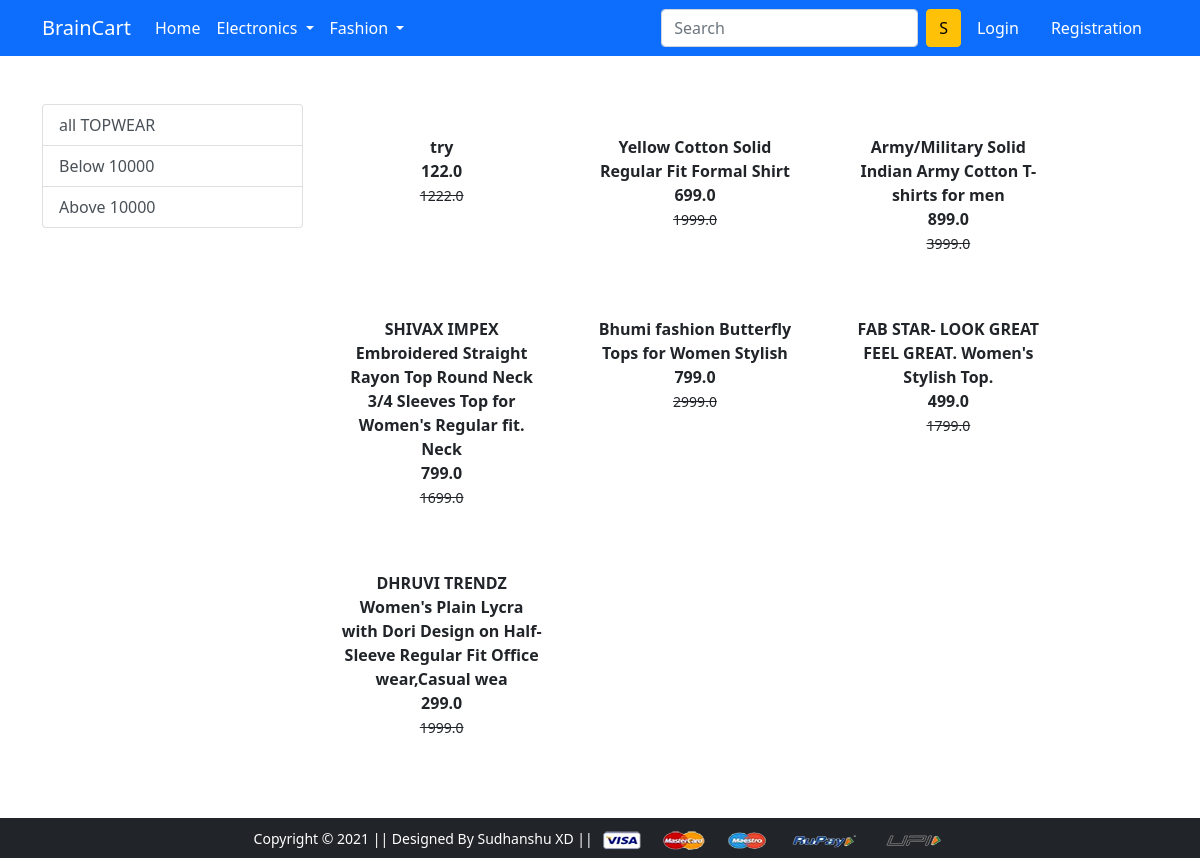
The page /TOPWEAR/ on the database its author committed.
### app/models.py (models this page shows, shortened)
class Product(models.Model):
    title = models.CharField(max_length=100)
    selling_price = models.FloatField()
    discounted_price = models.FloatField()
    description = models.TextField()
    brand = models.CharField(max_length=100)
    category = models.CharField(choices=CATEGORY_CHOICES, max_length=2)
    product_image = models.ImageField(upload_to ='productimg')

### app/views.py (the view)
# urls.py: path('TOPWEAR/', views.TOPWEAR, name='TOPWEAR'),
def TOPWEAR(request, data=None):
    if data == None:
        TOPWEARs=Product.objects.filter(category='TW')
    elif data =='below':
        TOPWEARs=Product.objects.filter(category='TW').filter(discounted_price__lt=10000)
    elif data =='above':
        TOPWEARs=Product.objects.filter(category='TW').filter(discounted_price__gt=10000)
    return render(request, 'app/TOPWEAR.html',{
        'TOPWEARs':TOPWEARs
    })

### app/templates/app/TOPWEAR.html (shortened to what this page needs)
{% extends 'app/base.html' %}
{% load static %}
{% block main-content %}
<div class="container my-5">
 <div class="row">
  <div class="col-sm-3">
   <div class="list-group">
       <a href="{% url 'TOPWEAR' %}" class="list-group-item list-group-item-action" aria-current="true">all TOPWEAR</a>
       <a href="{% url 'TOPWEARdata' 'below' %}" class="list-group-item list-group-item-action" aria-current="true">Below 10000</a>
       <a href="{% url 'TOPWEARdata' 'above' %}" class="list-group-item list-group-item-action" aria-current="true">Above 10000</a>
   </div>
  </div>
  <div class="col-sm-8 ">
   <div class="row">
       {% for product in TOPWEARs %}
       <div class="col-sm-4 text-center mb-4">
           <a href="{% url 'product-detail' product.id %}" class="btn">
               <div class="item">
                   <div class="fw-bold">{{product.title}}</div>
                   <div class="fw-bold">{{product.discounted_price}}</div>
                   <small class="fw-light text-decoration-line-through">
                       {{product.selling_price}}
                   </small>
               </div>
           </a>
       </div>
       {% endfor %}
   </div>
  </div>
 </div>
</div>
{% endblock main-content %}

### rows shown on the page
Product: title "try", discounted_price "122.0", selling_price "1222.0"
Product: title "Yellow Cotton Solid Regular Fit Formal Shirt", discounted_price "699.0", selling_price "1999.0"
Product: title "Army/Military Solid Indian Army Cotton T-shirts for men", discounted_price "899.0", selling_price "3999.0"
Product: title "SHIVAX IMPEX Embroidered Straight Rayon Top Round Neck 3/4 Sleeves Top for Women's Regular fit. Neck", discounted_price "799.0", selling_price "1699.0"
Product: title "Bhumi fashion Butterfly Tops for Women Stylish", discounted_price "799.0", selling_price "2999.0"
Product: title "FAB STAR- LOOK GREAT FEEL GREAT. Women's Stylish Top.", discounted_price "499.0", selling_price "1799.0"
Product: title "DHRUVI TRENDZ Women's Plain Lycra with Dori Design on Half-Sleeve Regular Fit Office wear,Casual wea", discounted_price "299.0", selling_price "1999.0"
